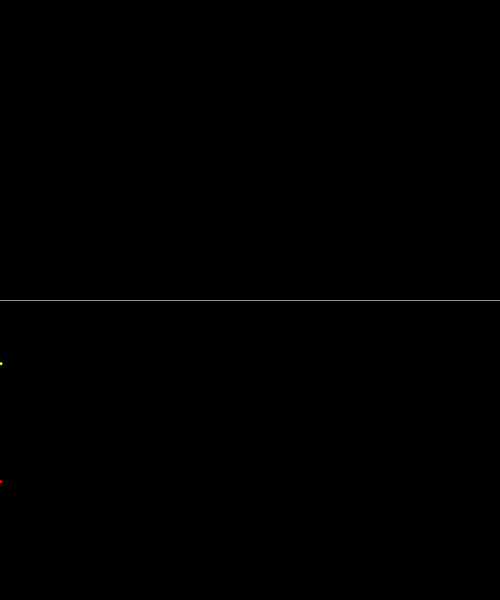
Frame 1 (no input)
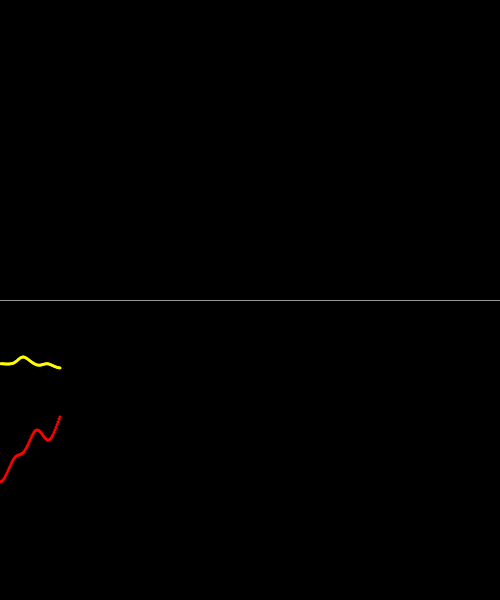
Frame 60 (the mouse pressed at the canvas centre just before this capture)
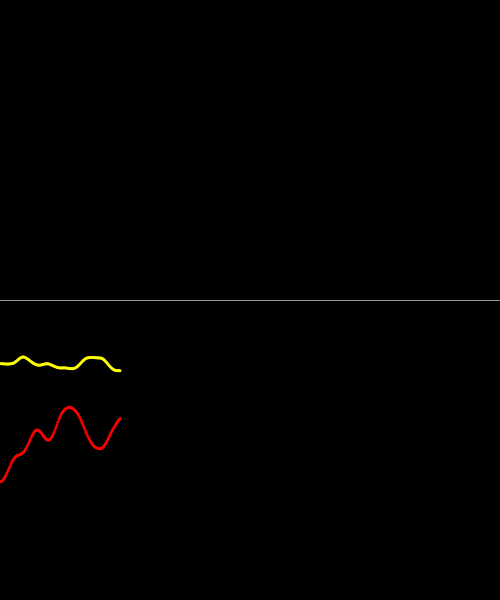
Frame 120 (the mouse held since frame 60 and released just before this capture)

The Processing sketch that drew these frames (run headless with seeded random() and noise(); from frame 60 on, the mouse is pressed at the canvas centre):

// Processing sketch: inclass_sinNoise
// ── inclass_sinNoise.pde
float x, y1, y2;

void setup() {
  size(500, 600);
  background(0);
  noStroke();
  x = 0;
}

void draw() {
  stroke(150);
  line(0, height/2, width, height/2);
  noStroke();

  float amp = 300;
  float freq = frameCount * 0.01; //radians(frameCount);
  float noiseValue1 = noise(freq) * amp; // 0 to 1
  float noiseValue2 = noise(freq+100) * amp*0.5; // 0 to 1

  x ++;
  y1 = height/2 + noiseValue1;
  y2 = height/2 + noiseValue2;

  fill(255,0,0);
  ellipse(x, y1, 3, 3);
  fill(255,255,0);
  ellipse(x, y2, 3, 3);
}
